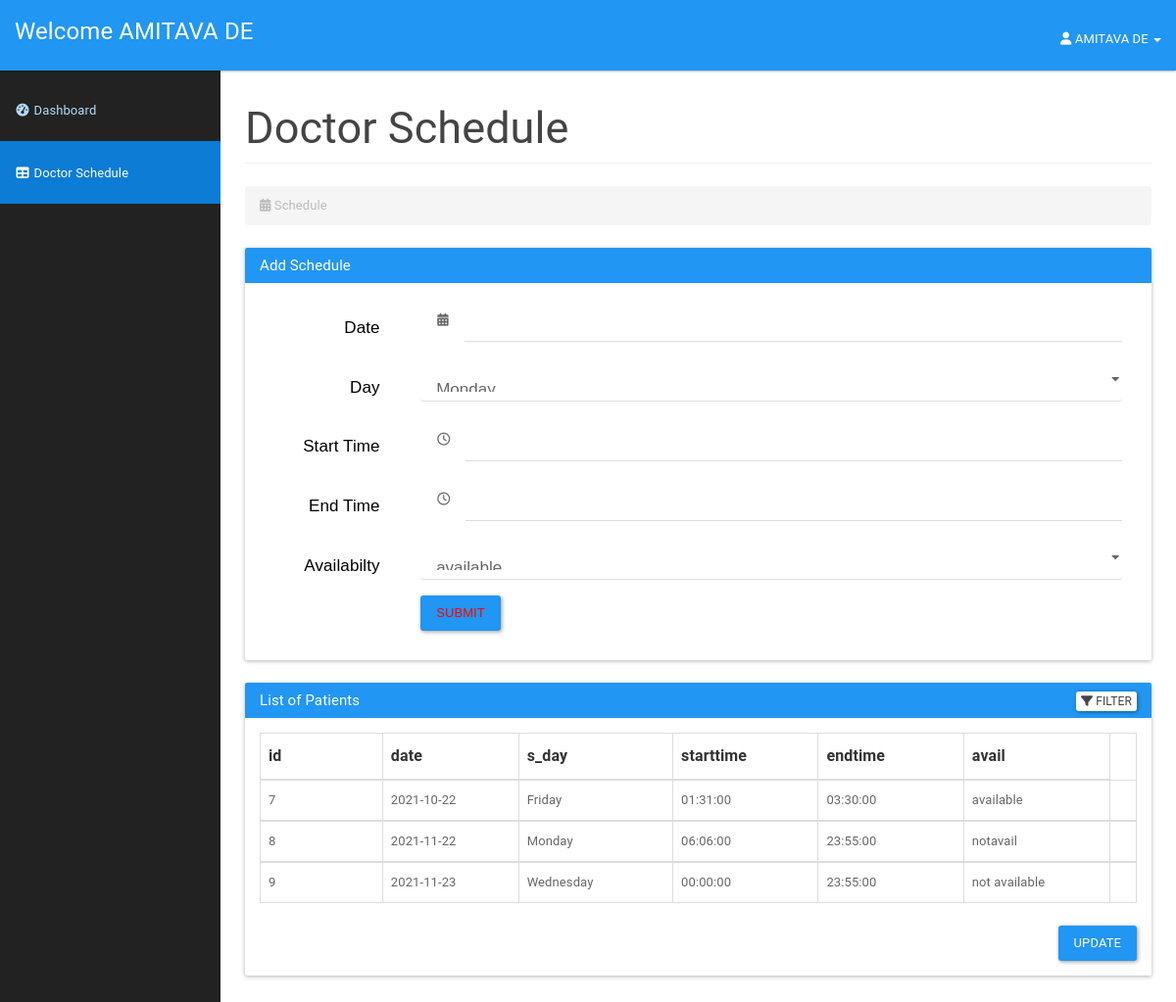
Screenshot of /doctor/addschedule.php (signed in) with the database file from the repository.
### tables this page shows
CREATE TABLE `doctor` (
  `Dr.name` varchar(255) NOT NULL,
  `doctorId` int(255) NOT NULL,
  `password` varchar(255) NOT NULL,
  `phone` text NOT NULL,
  `email` varchar(255) NOT NULL,
  `address` varchar(255) NOT NULL,
  `dob` date NOT NULL,
  `speciali` varchar(255) NOT NULL,
  `hospital` varchar(255) NOT NULL
);

CREATE TABLE `shedule` (
  `id` int(10) NOT NULL,
  `date` date NOT NULL,
  `s_day` varchar(255) NOT NULL,
  `starttime` time NOT NULL,
  `endtime` time NOT NULL,
  `avail` varchar(20) NOT NULL
);

### doctor/addschedule.php (the view, shortened to what this page needs)
<?php
include_once '../login/connection.php';
$usersession = $_SESSION['doctorSession'];
$res=mysqli_query($con,"SELECT * FROM doctor WHERE doctorId=".$usersession);
$userRow=mysqli_fetch_array($res,MYSQLI_ASSOC);
?>
<!DOCTYPE html>
<html lang="en">
    <head>
        <link href="assets/css/material.css" rel="stylesheet">
        <link href="assets/css/sb-admin.css" rel="stylesheet">
        <link href="assets/css/time/bootstrap-clockpicker.css" rel="stylesheet">
        <link href="assets/css/style.css" rel="stylesheet">
        <link href="assets/font-awesome/css/font-awesome.css" rel="stylesheet">
        <link rel="stylesheet" href="https://formden.com/static/cdn/bootstrap-iso.css" />
        <link rel="stylesheet" href="https://formden.com/static/cdn/font-awesome/4.4.0/css/font-awesome.min.css" />
    </head>
    <body>
        <div id="wrapper">
            <nav class="navbar navbar-inverse navbar-fixed-top" role="navigation">
                <div class="navbar-header">
                    <a class="navbar-brand" href="doctordashboard.php">Welcome <?php echo $userRow['Dr.name'];?></a>
                </div>
                <ul class="nav navbar-right top-nav">
                    <li class="dropdown">
                        <a href="#" class="dropdown-toggle" data-toggle="dropdown"><i class="fa fa-user"></i> <?php echo $userRow['Dr.name']; ?> <b class="caret"></b></a>
                    </li>
                </ul>
                <div class="collapse navbar-collapse navbar-ex1-collapse">
                    <ul class="nav navbar-nav side-nav">
                        <li>
                            <a href="doctordashboard.php"><i class="fa fa-fw fa-dashboard"></i> Dashboard</a>
                        </li>
                        <li class="active">
                            <a href="addschedule.php"><i class="fa fa-fw fa-table"></i> Doctor Schedule</a>
                        </li>
                    </ul>
                </div>
            </nav>
            <div id="page-wrapper">
                <div class="container-fluid">
                    <div class="row">
                        <div class="col-lg-12">
                            <h2 class="page-header">
                            Doctor Schedule
                            </h2>
                            <ol class="breadcrumb">
                                <li class="active">
                                    <i class="fa fa-calendar"></i> Schedule
                                </li>
                            </ol>
                        </div>
                    </div>
                    <div class="panel panel-primary">
                        <div class="panel-heading">
                            <h3 class="panel-title">Add Schedule</h3>
                        </div>
                        <div class="panel-body">
                            <div class="bootstrap-iso">
                             <div class="container-fluid">
                              <div class="row">
                               <div class="col-md-12 col-sm-12 col-xs-12">
                                <form class="form-horizontal" method="post">
                                 <div class="form-group form-group-lg">
                                  <label class="control-label col-sm-2 requiredField" for="date">
                                   Date
                                   <span class="asteriskField">
                                   </span>
                                  </label>
                                  <div class="col-sm-10">
                                   <div class="input-group">
                                    <div class="input-group-addon">
                                     <i class="fa fa-calendar">
                                     </i>
                                    </div>
                                    <input class="form-control" id="date" name="date" type="text" required/>
                                   </div>
                                  </div>
                                 </div>
                                 <div class="form-group form-group-lg">
                                  <label class="control-label col-sm-2 requiredField" for="s_day">
                                   Day
                                   <span class="asteriskField">
                                   </span>
                                  </label>
                                  <div class="col-sm-10">
                                   <select class="select form-control" id="s_day" name="s_day" required>
                                    <option value="Monday">
                                     Monday
                                    </option>
                                   </select>
                                  </div>
                                 </div>
                                 <div class="form-group form-group-lg">
                                  <label class="control-label col-sm-2 requiredField" for="starttime">
                                   Start Time
                                   <span class="asteriskField">
                                   </span>
                                  </label>
                                  <div class="col-sm-10">
                                   <div class="input-group clockpicker"  data-align="top" data-autoclose="true">
                                    <div class="input-group-addon">
                                     <i class="fa fa-clock-o">
                                     </i>
                                    </div>
                                    <input class="form-control" id="starttime" name="starttime" type="text" required/>
                                   </div>
                                  </div>
                                 </div>
                                 <div class="form-group form-group-lg">
                                  <label class="control-label col-sm-2 requiredField" for="endtime">
                                   End Time
                                   <span class="asteriskField">
                                   </span>
                                  </label>
                                  <div class="col-sm-10">
                                   <div class="input-group clockpicker"  data-align="top" data-autoclose="true">
                                    <div class="input-group-addon">
                                     <i class="fa fa-clock-o">
                                     </i>
                                    </div>
                                    <input class="form-control" id="endtime" name="endtime" type="text" required/>
                                   </div>
                                  </div>
                                 </div>
                                 <div class="form-group form-group-lg">
                                  <label class="control-label col-sm-2 requiredField" for="avail">
                                   Availabilty
                                   <span class="asteriskField">
                                   </span>
                                  </label>
                                  <div class="col-sm-10">
                                   <select class="select form-control" id="avail" name="avail" required>
                                    <option value="available">
                                     available
                                    </option>
                                   </select>
                                  </div>
                                 </div>
                                 <div class="form-group">
                                  <div class="col-sm-10 col-sm-offset-2">
                                   <button class="btn btn-primary " name="submit" type="submit">
                                    Submit
                                   </button>
                                  </div>
                                 </div>
                                </form>
                               </div>
                              </div>
                             </div>
                            </div>
                        </div>
                    </div>
                    <div class="panel panel-primary filterable">
                        <div class="panel-heading">
                            <h3 class="panel-title">List of Patients</h3>
                            <div class="pull-right">
                            <button class="btn btn-default btn-xs btn-filter"><span class="fa fa-filter"></span> Filter</button>
                        </div>
                        </div>
                        <div class="panel-body">
                        <table class="table table-hover table-bordered">
                            <thead>
                                <tr class="filters">
                                    <th><input type="text" class="form-control" placeholder="id" disabled></th>
                                    <th><input type="text" class="form-control" placeholder="date" disabled></th>
                                    <th><input type="text" class="form-control" placeholder="s_day" disabled></th>
                                    <th><input type="text" class="form-control" placeholder="starttime" disabled></th>
                                    <th><input type="text" class="form-control" placeholder="endtime" disabled></th>
                                    <th><input type="text" class="form-control" placeholder="avail" disabled></th>
                                </tr>
                            </thead>
                            <?php
                            $result=mysqli_query($con,"SELECT * FROM shedule");
                            while ($shedule=mysqli_fetch_array($result)) {
                                echo "<tbody>";
                                echo "<tr>";
                                    echo "<td>" . $shedule['id'] . "</td>";
                                    echo "<td>" . $shedule['date'] . "</td>";
                                    echo "<td>" . $shedule['s_day'] . "</td>";
                                    echo "<td>" . $shedule['starttime'] . "</td>";
                                    echo "<td>" . $shedule['endtime'] . "</td>";
                                    echo "<td>" . $shedule['avail'] . "</td>";
                                    echo "<form method='POST'>";
                                    echo "<td class='text-center'><a href='#' id='".$shedule['id']."' class='delete'><span class='glyphicon glyphicon-trash' aria-hidden='true'></span></a>
                            </td>";
                            }
                                echo "</tr>";
                           echo "</tbody>";
                       echo "</table>";
                       echo "<div class='panel panel-default'>";
                       echo "<div class='col-md-offset-3 pull-right'>";
                       echo "<button class='btn btn-primary' type='submit' value='Submit' name='submit'>Update</button>";
                        echo "</div>";
                        echo "</div>";
                        ?>
                        </div>
                    </div>
                </div>
            </div>
<link rel="stylesheet" href="https://cdnjs.cloudflare.com/ajax/libs/bootstrap-datepicker/1.4.1/css/bootstrap-datepicker3.css"/>
    </body>
</html>

### doctor/assets/css/sb-admin.css (style rules this page uses)
body { margin-top: 100px; background-color: #222; }
@media (min-width:768px) { body { margin-top: 50px; } }
#wrapper { padding-left: 0; }
#page-wrapper { min-height: 900px !important; width: 100%; padding: 0; background-color: #fff; }
@media (min-width:768px) { #wrapper { padding-left: 225px; } }
@media (min-width:768px) { #page-wrapper { padding: 10px; } }
.top-nav { padding: 0 15px; }
.top-nav>li { display: inline-block; float: left; }
.top-nav>li>a { padding-top: 17px; padding-bottom: 10px; line-height: 45px; color: white; }
@media (min-width:768px) { .side-nav { position: fixed; top: 80px; left: 225px; width: 225px; margin-left: -225px; border: none; border-radius: 0; overflow-y: auto; background-color: #222; bottom: 0; overflow-x: hidden; padding-bottom: 40px; } }
@media (min-width:768px) { .side-nav>li>a { width: 225px; } }

### doctor/assets/css/style.css (style rules this page uses)
.filterable { margin-top: 15px; }
.filterable .panel-heading .pull-right { margin-top: -20px; }
.filterable .filters input[disabled] { background-color: transparent; border: none; cursor: auto; box-shadow: none; padding: 0; height: auto; }

### doctor/addschedule.php (style rules this page uses)
.bootstrap-iso .formden_header h2, .bootstrap-iso .formden_header p, .bootstrap-iso form { font-family: Arial, Helvetica, sans-serif; color: black }
.bootstrap-iso form button, .bootstrap-iso form button:hover { color: red !important; }
.asteriskField { color: white; }

### rows the page displays
doctor: name "AMITAVA DE"
shedule: id "7", date "2021-10-22", s_day "Friday", starttime "01:31:00", endtime "03:30:00", avail "available"
shedule: id "8", date "2021-11-22", s_day "Monday", starttime "06:06:00", endtime "23:55:00", avail "notavail"
shedule: id "9", date "2021-11-23", s_day "Wednesday", starttime "00:00:00", endtime "23:55:00", avail "not available"
